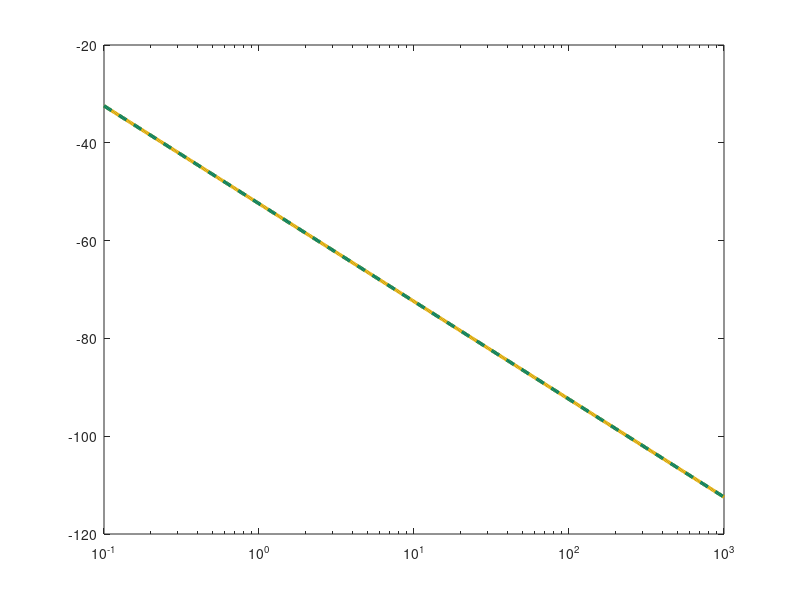

Here is the MATLAB script that generated this plot: (Note: this script raises an error after producing the figure.)
K = 1/419;
sys = tf(K, [1 0]);
w = logspace(-1, 3, 500);

A_theory = K ./ w;
A_dB = 20*log10(A_theory);

[mag, phase] = bode(sys, w);
mag = squeeze(mag);
mag_dB = 20*log10(mag);

figure('Position', [100 100 900 400], 'Color','white');
semilogx(w, A_dB,  'Color', [0.85, 0.65, 0], 'LineStyle', '-', 'LineWidth', 2.5);
hold on;
semilogx(w, mag_dB, 'Color', [0, 0.5, 0.4], 'LineStyle', '--', 'LineWidth', 2.5);

ax = gca; ax.LineWidth = 1.5; ax.FontSize = 13;
ax.XColor = [0.3 0.3 0.3]; ax.YColor = [0.3 0.3 0.3];
ax.GridColor = [0.9 0.9 0.9]; ax.GridAlpha = 0.4;
ax.MinorGridColor = [0.95 0.95 0.95]; ax.MinorGridAlpha = 0.2;
grid on; grid minor; box on; xlim([0, 10]);

xlabel('\omega'); ylabel('L(\omega)');
legend('L_{theor}', 'L_{sys}', 'Location','northeast','FontSize',15);
set(findall(gcf, '-property', 'FontName'), 'FontName', 'DejaVu Math TeX Gyre');
exportgraphics(gcf, '../../../images/task3/freq/lach3.png', 'Resolution', 500);
